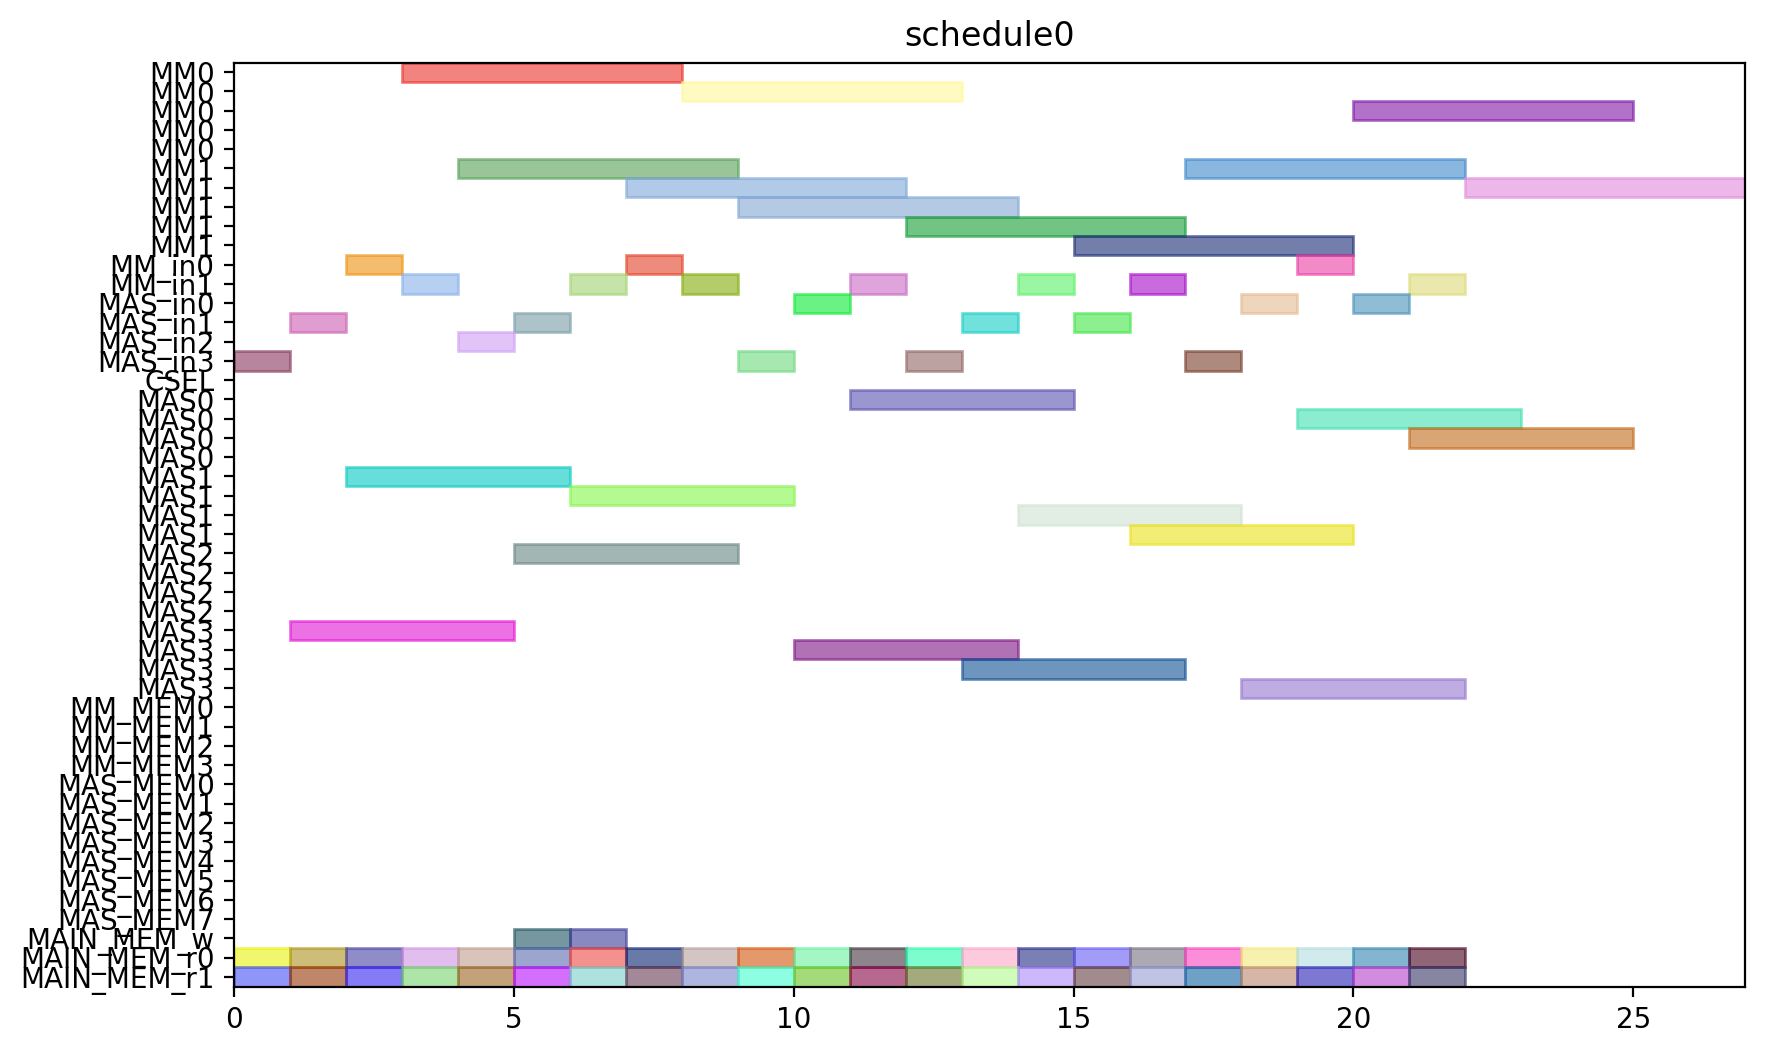

The script that drew this image:
from pyschedule import Scenario, solvers, plotters, alt


def solve():
	horizon = 120
	S = Scenario("schedule0", horizon=horizon)

	# resource
	MM = S.Resources('MM', num=2, size=5)
	MM_in = S.Resources('MM_in', num=2)
	MAS_in = S.Resources('MAS_in', num=4)
	CSEL = S.Resource('CSEL')
	MAS = S.Resources('MAS', num=4, size=4, periods=range(1, horizon))
	MM_MEM = S.Resources('MM_MEM', num=4)
	MAS_MEM = S.Resources('MAS_MEM', num=8)
	MAIN_MEM_w = S.Resource('MAIN_MEM_w', size=1)
	MAIN_MEM_r = S.Resources('MAIN_MEM_r', num=2)

	# result of previous scheduling

	# new tasks
	c10_t0 = S.Task('c10_t0', length=5, delay_cost=1)
	c10_t0 += alt(MM)
	c10_t0_in = S.Task('c10_t0_in', length=1, delay_cost=1)
	c10_t0_in += alt(MM_in)
	S += c10_t0_in*MM_in[0]<=c10_t0*MM[0]
	S += c10_t0_in*MM_in[1]<=c10_t0*MM[1]
	c10_t0_mem0 = S.Task('c10_t0_mem0', length=1, delay_cost=1)
	c10_t0_mem0 += MAIN_MEM_r[0]
	S += c10_t0_mem0 <= c10_t0

	c10_t0_mem1 = S.Task('c10_t0_mem1', length=1, delay_cost=1)
	c10_t0_mem1 += MAIN_MEM_r[1]
	S += c10_t0_mem1 <= c10_t0

	c10_t1 = S.Task('c10_t1', length=5, delay_cost=1)
	c10_t1 += alt(MM)
	c10_t1_in = S.Task('c10_t1_in', length=1, delay_cost=1)
	c10_t1_in += alt(MM_in)
	S += c10_t1_in*MM_in[0]<=c10_t1*MM[0]
	S += c10_t1_in*MM_in[1]<=c10_t1*MM[1]
	c10_t1_mem0 = S.Task('c10_t1_mem0', length=1, delay_cost=1)
	c10_t1_mem0 += MAIN_MEM_r[0]
	S += c10_t1_mem0 <= c10_t1

	c10_t1_mem1 = S.Task('c10_t1_mem1', length=1, delay_cost=1)
	c10_t1_mem1 += MAIN_MEM_r[1]
	S += c10_t1_mem1 <= c10_t1

	c10_t2 = S.Task('c10_t2', length=4, delay_cost=1)
	c10_t2 += alt(MAS)
	c10_t2_in = S.Task('c10_t2_in', length=1, delay_cost=1)
	c10_t2_in += alt(MAS_in)
	S += c10_t2_in*MAS_in[0]<=c10_t2*MAS[0]

	S += c10_t2_in*MAS_in[1]<=c10_t2*MAS[1]

	S += c10_t2_in*MAS_in[2]<=c10_t2*MAS[2]

	S += c10_t2_in*MAS_in[3]<=c10_t2*MAS[3]

	c10_t2_mem0 = S.Task('c10_t2_mem0', length=1, delay_cost=1)
	c10_t2_mem0 += MAIN_MEM_r[0]
	S += c10_t2_mem0 <= c10_t2

	c10_t2_mem1 = S.Task('c10_t2_mem1', length=1, delay_cost=1)
	c10_t2_mem1 += MAIN_MEM_r[1]
	S += c10_t2_mem1 <= c10_t2

	c10_t3 = S.Task('c10_t3', length=4, delay_cost=1)
	c10_t3 += alt(MAS)
	c10_t3_in = S.Task('c10_t3_in', length=1, delay_cost=1)
	c10_t3_in += alt(MAS_in)
	S += c10_t3_in*MAS_in[0]<=c10_t3*MAS[0]

	S += c10_t3_in*MAS_in[1]<=c10_t3*MAS[1]

	S += c10_t3_in*MAS_in[2]<=c10_t3*MAS[2]

	S += c10_t3_in*MAS_in[3]<=c10_t3*MAS[3]

	c10_t3_mem0 = S.Task('c10_t3_mem0', length=1, delay_cost=1)
	c10_t3_mem0 += MAIN_MEM_r[0]
	S += c10_t3_mem0 <= c10_t3

	c10_t3_mem1 = S.Task('c10_t3_mem1', length=1, delay_cost=1)
	c10_t3_mem1 += MAIN_MEM_r[1]
	S += c10_t3_mem1 <= c10_t3

	c20_t0 = S.Task('c20_t0', length=5, delay_cost=1)
	c20_t0 += alt(MM)
	c20_t0_in = S.Task('c20_t0_in', length=1, delay_cost=1)
	c20_t0_in += alt(MM_in)
	S += c20_t0_in*MM_in[0]<=c20_t0*MM[0]
	S += c20_t0_in*MM_in[1]<=c20_t0*MM[1]
	c20_t0_mem0 = S.Task('c20_t0_mem0', length=1, delay_cost=1)
	c20_t0_mem0 += MAIN_MEM_r[0]
	S += c20_t0_mem0 <= c20_t0

	c20_t0_mem1 = S.Task('c20_t0_mem1', length=1, delay_cost=1)
	c20_t0_mem1 += MAIN_MEM_r[1]
	S += c20_t0_mem1 <= c20_t0

	c20_t1 = S.Task('c20_t1', length=5, delay_cost=1)
	c20_t1 += alt(MM)
	c20_t1_in = S.Task('c20_t1_in', length=1, delay_cost=1)
	c20_t1_in += alt(MM_in)
	S += c20_t1_in*MM_in[0]<=c20_t1*MM[0]
	S += c20_t1_in*MM_in[1]<=c20_t1*MM[1]
	c20_t1_mem0 = S.Task('c20_t1_mem0', length=1, delay_cost=1)
	c20_t1_mem0 += MAIN_MEM_r[0]
	S += c20_t1_mem0 <= c20_t1

	c20_t1_mem1 = S.Task('c20_t1_mem1', length=1, delay_cost=1)
	c20_t1_mem1 += MAIN_MEM_r[1]
	S += c20_t1_mem1 <= c20_t1

	c20_t2 = S.Task('c20_t2', length=4, delay_cost=1)
	c20_t2 += alt(MAS)
	c20_t2_in = S.Task('c20_t2_in', length=1, delay_cost=1)
	c20_t2_in += alt(MAS_in)
	S += c20_t2_in*MAS_in[0]<=c20_t2*MAS[0]

	S += c20_t2_in*MAS_in[1]<=c20_t2*MAS[1]

	S += c20_t2_in*MAS_in[2]<=c20_t2*MAS[2]

	S += c20_t2_in*MAS_in[3]<=c20_t2*MAS[3]

	c20_t2_mem0 = S.Task('c20_t2_mem0', length=1, delay_cost=1)
	c20_t2_mem0 += MAIN_MEM_r[0]
	S += c20_t2_mem0 <= c20_t2

	c20_t2_mem1 = S.Task('c20_t2_mem1', length=1, delay_cost=1)
	c20_t2_mem1 += MAIN_MEM_r[1]
	S += c20_t2_mem1 <= c20_t2

	c20_t3 = S.Task('c20_t3', length=4, delay_cost=1)
	c20_t3 += alt(MAS)
	c20_t3_in = S.Task('c20_t3_in', length=1, delay_cost=1)
	c20_t3_in += alt(MAS_in)
	S += c20_t3_in*MAS_in[0]<=c20_t3*MAS[0]

	S += c20_t3_in*MAS_in[1]<=c20_t3*MAS[1]

	S += c20_t3_in*MAS_in[2]<=c20_t3*MAS[2]

	S += c20_t3_in*MAS_in[3]<=c20_t3*MAS[3]

	c20_t3_mem0 = S.Task('c20_t3_mem0', length=1, delay_cost=1)
	c20_t3_mem0 += MAIN_MEM_r[0]
	S += c20_t3_mem0 <= c20_t3

	c20_t3_mem1 = S.Task('c20_t3_mem1', length=1, delay_cost=1)
	c20_t3_mem1 += MAIN_MEM_r[1]
	S += c20_t3_mem1 <= c20_t3

	c01_t0 = S.Task('c01_t0', length=5, delay_cost=1)
	c01_t0 += alt(MM)
	c01_t0_in = S.Task('c01_t0_in', length=1, delay_cost=1)
	c01_t0_in += alt(MM_in)
	S += c01_t0_in*MM_in[0]<=c01_t0*MM[0]
	S += c01_t0_in*MM_in[1]<=c01_t0*MM[1]
	c01_t0_mem0 = S.Task('c01_t0_mem0', length=1, delay_cost=1)
	c01_t0_mem0 += MAIN_MEM_r[0]
	S += c01_t0_mem0 <= c01_t0

	c01_t0_mem1 = S.Task('c01_t0_mem1', length=1, delay_cost=1)
	c01_t0_mem1 += MAIN_MEM_r[1]
	S += c01_t0_mem1 <= c01_t0

	c01_t1 = S.Task('c01_t1', length=5, delay_cost=1)
	c01_t1 += alt(MM)
	c01_t1_in = S.Task('c01_t1_in', length=1, delay_cost=1)
	c01_t1_in += alt(MM_in)
	S += c01_t1_in*MM_in[0]<=c01_t1*MM[0]
	S += c01_t1_in*MM_in[1]<=c01_t1*MM[1]
	c01_t1_mem0 = S.Task('c01_t1_mem0', length=1, delay_cost=1)
	c01_t1_mem0 += MAIN_MEM_r[0]
	S += c01_t1_mem0 <= c01_t1

	c01_t1_mem1 = S.Task('c01_t1_mem1', length=1, delay_cost=1)
	c01_t1_mem1 += MAIN_MEM_r[1]
	S += c01_t1_mem1 <= c01_t1

	c01_t2 = S.Task('c01_t2', length=4, delay_cost=1)
	c01_t2 += alt(MAS)
	c01_t2_in = S.Task('c01_t2_in', length=1, delay_cost=1)
	c01_t2_in += alt(MAS_in)
	S += c01_t2_in*MAS_in[0]<=c01_t2*MAS[0]

	S += c01_t2_in*MAS_in[1]<=c01_t2*MAS[1]

	S += c01_t2_in*MAS_in[2]<=c01_t2*MAS[2]

	S += c01_t2_in*MAS_in[3]<=c01_t2*MAS[3]

	c01_t2_mem0 = S.Task('c01_t2_mem0', length=1, delay_cost=1)
	c01_t2_mem0 += MAIN_MEM_r[0]
	S += c01_t2_mem0 <= c01_t2

	c01_t2_mem1 = S.Task('c01_t2_mem1', length=1, delay_cost=1)
	c01_t2_mem1 += MAIN_MEM_r[1]
	S += c01_t2_mem1 <= c01_t2

	c01_t3 = S.Task('c01_t3', length=4, delay_cost=1)
	c01_t3 += alt(MAS)
	c01_t3_in = S.Task('c01_t3_in', length=1, delay_cost=1)
	c01_t3_in += alt(MAS_in)
	S += c01_t3_in*MAS_in[0]<=c01_t3*MAS[0]

	S += c01_t3_in*MAS_in[1]<=c01_t3*MAS[1]

	S += c01_t3_in*MAS_in[2]<=c01_t3*MAS[2]

	S += c01_t3_in*MAS_in[3]<=c01_t3*MAS[3]

	c01_t3_mem0 = S.Task('c01_t3_mem0', length=1, delay_cost=1)
	c01_t3_mem0 += MAIN_MEM_r[0]
	S += c01_t3_mem0 <= c01_t3

	c01_t3_mem1 = S.Task('c01_t3_mem1', length=1, delay_cost=1)
	c01_t3_mem1 += MAIN_MEM_r[1]
	S += c01_t3_mem1 <= c01_t3

	c11_t0 = S.Task('c11_t0', length=5, delay_cost=1)
	c11_t0 += alt(MM)
	c11_t0_in = S.Task('c11_t0_in', length=1, delay_cost=1)
	c11_t0_in += alt(MM_in)
	S += c11_t0_in*MM_in[0]<=c11_t0*MM[0]
	S += c11_t0_in*MM_in[1]<=c11_t0*MM[1]
	c11_t0_mem0 = S.Task('c11_t0_mem0', length=1, delay_cost=1)
	c11_t0_mem0 += MAIN_MEM_r[0]
	S += c11_t0_mem0 <= c11_t0

	c11_t0_mem1 = S.Task('c11_t0_mem1', length=1, delay_cost=1)
	c11_t0_mem1 += MAIN_MEM_r[1]
	S += c11_t0_mem1 <= c11_t0

	c11_t1 = S.Task('c11_t1', length=5, delay_cost=1)
	c11_t1 += alt(MM)
	c11_t1_in = S.Task('c11_t1_in', length=1, delay_cost=1)
	c11_t1_in += alt(MM_in)
	S += c11_t1_in*MM_in[0]<=c11_t1*MM[0]
	S += c11_t1_in*MM_in[1]<=c11_t1*MM[1]
	c11_t1_mem0 = S.Task('c11_t1_mem0', length=1, delay_cost=1)
	c11_t1_mem0 += MAIN_MEM_r[0]
	S += c11_t1_mem0 <= c11_t1

	c11_t1_mem1 = S.Task('c11_t1_mem1', length=1, delay_cost=1)
	c11_t1_mem1 += MAIN_MEM_r[1]
	S += c11_t1_mem1 <= c11_t1

	c11_t2 = S.Task('c11_t2', length=4, delay_cost=1)
	c11_t2 += alt(MAS)
	c11_t2_in = S.Task('c11_t2_in', length=1, delay_cost=1)
	c11_t2_in += alt(MAS_in)
	S += c11_t2_in*MAS_in[0]<=c11_t2*MAS[0]

	S += c11_t2_in*MAS_in[1]<=c11_t2*MAS[1]

	S += c11_t2_in*MAS_in[2]<=c11_t2*MAS[2]

	S += c11_t2_in*MAS_in[3]<=c11_t2*MAS[3]

	c11_t2_mem0 = S.Task('c11_t2_mem0', length=1, delay_cost=1)
	c11_t2_mem0 += MAIN_MEM_r[0]
	S += c11_t2_mem0 <= c11_t2

	c11_t2_mem1 = S.Task('c11_t2_mem1', length=1, delay_cost=1)
	c11_t2_mem1 += MAIN_MEM_r[1]
	S += c11_t2_mem1 <= c11_t2

	c11_t3 = S.Task('c11_t3', length=4, delay_cost=1)
	c11_t3 += alt(MAS)
	c11_t3_in = S.Task('c11_t3_in', length=1, delay_cost=1)
	c11_t3_in += alt(MAS_in)
	S += c11_t3_in*MAS_in[0]<=c11_t3*MAS[0]

	S += c11_t3_in*MAS_in[1]<=c11_t3*MAS[1]

	S += c11_t3_in*MAS_in[2]<=c11_t3*MAS[2]

	S += c11_t3_in*MAS_in[3]<=c11_t3*MAS[3]

	c11_t3_mem0 = S.Task('c11_t3_mem0', length=1, delay_cost=1)
	c11_t3_mem0 += MAIN_MEM_r[0]
	S += c11_t3_mem0 <= c11_t3

	c11_t3_mem1 = S.Task('c11_t3_mem1', length=1, delay_cost=1)
	c11_t3_mem1 += MAIN_MEM_r[1]
	S += c11_t3_mem1 <= c11_t3

	c21_t0 = S.Task('c21_t0', length=5, delay_cost=1)
	c21_t0 += alt(MM)
	c21_t0_in = S.Task('c21_t0_in', length=1, delay_cost=1)
	c21_t0_in += alt(MM_in)
	S += c21_t0_in*MM_in[0]<=c21_t0*MM[0]
	S += c21_t0_in*MM_in[1]<=c21_t0*MM[1]
	c21_t0_mem0 = S.Task('c21_t0_mem0', length=1, delay_cost=1)
	c21_t0_mem0 += MAIN_MEM_r[0]
	S += c21_t0_mem0 <= c21_t0

	c21_t0_mem1 = S.Task('c21_t0_mem1', length=1, delay_cost=1)
	c21_t0_mem1 += MAIN_MEM_r[1]
	S += c21_t0_mem1 <= c21_t0

	c21_t1 = S.Task('c21_t1', length=5, delay_cost=1)
	c21_t1 += alt(MM)
	c21_t1_in = S.Task('c21_t1_in', length=1, delay_cost=1)
	c21_t1_in += alt(MM_in)
	S += c21_t1_in*MM_in[0]<=c21_t1*MM[0]
	S += c21_t1_in*MM_in[1]<=c21_t1*MM[1]
	c21_t1_mem0 = S.Task('c21_t1_mem0', length=1, delay_cost=1)
	c21_t1_mem0 += MAIN_MEM_r[0]
	S += c21_t1_mem0 <= c21_t1

	c21_t1_mem1 = S.Task('c21_t1_mem1', length=1, delay_cost=1)
	c21_t1_mem1 += MAIN_MEM_r[1]
	S += c21_t1_mem1 <= c21_t1

	c21_t2 = S.Task('c21_t2', length=4, delay_cost=1)
	c21_t2 += alt(MAS)
	c21_t2_in = S.Task('c21_t2_in', length=1, delay_cost=1)
	c21_t2_in += alt(MAS_in)
	S += c21_t2_in*MAS_in[0]<=c21_t2*MAS[0]

	S += c21_t2_in*MAS_in[1]<=c21_t2*MAS[1]

	S += c21_t2_in*MAS_in[2]<=c21_t2*MAS[2]

	S += c21_t2_in*MAS_in[3]<=c21_t2*MAS[3]

	c21_t2_mem0 = S.Task('c21_t2_mem0', length=1, delay_cost=1)
	c21_t2_mem0 += MAIN_MEM_r[0]
	S += c21_t2_mem0 <= c21_t2

	c21_t2_mem1 = S.Task('c21_t2_mem1', length=1, delay_cost=1)
	c21_t2_mem1 += MAIN_MEM_r[1]
	S += c21_t2_mem1 <= c21_t2

	c21_t3 = S.Task('c21_t3', length=4, delay_cost=1)
	c21_t3 += alt(MAS)
	c21_t3_in = S.Task('c21_t3_in', length=1, delay_cost=1)
	c21_t3_in += alt(MAS_in)
	S += c21_t3_in*MAS_in[0]<=c21_t3*MAS[0]

	S += c21_t3_in*MAS_in[1]<=c21_t3*MAS[1]

	S += c21_t3_in*MAS_in[2]<=c21_t3*MAS[2]

	S += c21_t3_in*MAS_in[3]<=c21_t3*MAS[3]

	c21_t3_mem0 = S.Task('c21_t3_mem0', length=1, delay_cost=1)
	c21_t3_mem0 += MAIN_MEM_r[0]
	S += c21_t3_mem0 <= c21_t3

	c21_t3_mem1 = S.Task('c21_t3_mem1', length=1, delay_cost=1)
	c21_t3_mem1 += MAIN_MEM_r[1]
	S += c21_t3_mem1 <= c21_t3

	c000 = S.Task('c000', length=4, delay_cost=1)
	c000 += alt(MAS)
	c000_in = S.Task('c000_in', length=1, delay_cost=1)
	c000_in += alt(MAS_in)
	S += c000_in*MAS_in[0]<=c000*MAS[0]

	S += c000_in*MAS_in[1]<=c000*MAS[1]

	S += c000_in*MAS_in[2]<=c000*MAS[2]

	S += c000_in*MAS_in[3]<=c000*MAS[3]

	S += 0<c000

	c000_w = S.Task('c000_w', length=1, delay_cost=1)
	c000_w += alt(MAIN_MEM_w)
	S += c000 <= c000_w

	c000_mem0 = S.Task('c000_mem0', length=1, delay_cost=1)
	c000_mem0 += MAIN_MEM_r[0]
	S += c000_mem0 <= c000

	c000_mem1 = S.Task('c000_mem1', length=1, delay_cost=1)
	c000_mem1 += MAIN_MEM_r[1]
	S += c000_mem1 <= c000

	c001 = S.Task('c001', length=4, delay_cost=1)
	c001 += alt(MAS)
	c001_in = S.Task('c001_in', length=1, delay_cost=1)
	c001_in += alt(MAS_in)
	S += c001_in*MAS_in[0]<=c001*MAS[0]

	S += c001_in*MAS_in[1]<=c001*MAS[1]

	S += c001_in*MAS_in[2]<=c001*MAS[2]

	S += c001_in*MAS_in[3]<=c001*MAS[3]

	S += 0<c001

	c001_w = S.Task('c001_w', length=1, delay_cost=1)
	c001_w += alt(MAIN_MEM_w)
	S += c001 <= c001_w

	c001_mem0 = S.Task('c001_mem0', length=1, delay_cost=1)
	c001_mem0 += MAIN_MEM_r[0]
	S += c001_mem0 <= c001

	c001_mem1 = S.Task('c001_mem1', length=1, delay_cost=1)
	c001_mem1 += MAIN_MEM_r[1]
	S += c001_mem1 <= c001

	solvers.mip.solve(S,msg=1,kind='CPLEX',ratio_gap=1.01)

	solution = [['hoge']*len(S.solution()[1]) for i in range(len(S.solution()))]
	for i in range(len(S.solution())):
		for j in range(len(S.solution()[i])):
			solution[i][j]=str(S.solution()[i][j])
	print(solution)

	cycles = int(solution[-1][3])

	pic_file_name = "/mnt/rose/usr1/fukuda/ABE/multiRAM_multiMAS_16mux/scheduling_result/stage5MM2_stage4MAS4/FROB/schedule0.png"
	if(S.solution() != []):
		plotters.matplotlib.plot(S,img_filename=pic_file_name, show_task_labels=False, fig_size=(cycles*0.25+3, 6))

	return solution
